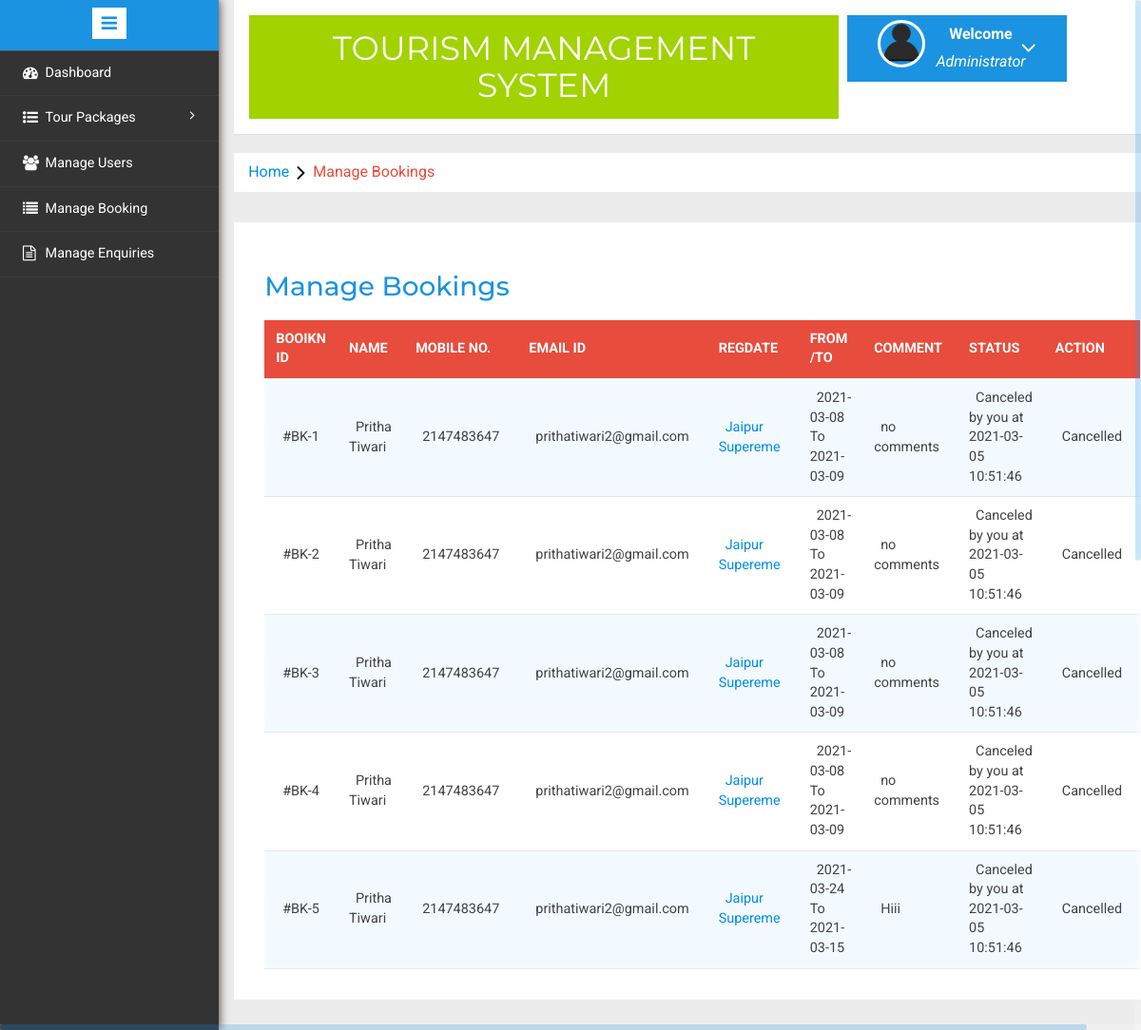
/admin/manage-bookings.php (signed in), run on the app's committed database.
### tables this page shows
CREATE TABLE `tblusers` (
  `FullName` varchar(50) NOT NULL,
  `MobileNumber` int(10) NOT NULL,
  `EmailId` varchar(50) NOT NULL,
  `Password` varchar(50) NOT NULL,
  `ID` int(100) NOT NULL
);

CREATE TABLE `tblbooking` (
  `BookingId` int(11) NOT NULL,
  `PackageId` int(11) NOT NULL,
  `UserEmail` varchar(100) NOT NULL,
  `FromDate` varchar(100) NOT NULL,
  `ToDate` varchar(100) NOT NULL,
  `Comment` mediumtext NOT NULL,
  `RegDate` timestamp NOT NULL DEFAULT current_timestamp(),
  `status` int(11) NOT NULL,
  `CancelledBy` varchar(5) DEFAULT NULL,
  `UpdationDate` timestamp NULL DEFAULT NULL ON UPDATE current_timestamp()
);

CREATE TABLE `tbltourpackages` (
  `PackageName` varchar(50) NOT NULL,
  `PackageType` varchar(50) NOT NULL,
  `PackageLocation` varchar(50) NOT NULL,
  `PackageFetures` varchar(100) NOT NULL,
  `PackagePrice` int(6) NOT NULL,
  `PackageId` int(100) NOT NULL,
  `PackageImage` varchar(50) NOT NULL
);

### admin/manage-bookings.php (the view, shortened to what this page needs)
<?php
include('includes/config.php');
if(strlen($_SESSION['alogin'])==0)
	{
header('location:index.php');
}
else{
	?>
<!DOCTYPE HTML>
<html>
<head>
<link href="css/bootstrap.min.css" rel='stylesheet' type='text/css' />
<link href="css/style.css" rel='stylesheet' type='text/css' />
<link rel="stylesheet" href="css/morris.css" type="text/css"/>
<link href="css/font-awesome.css" rel="stylesheet">
<link rel="stylesheet" type="text/css" href="css/table-style.css" />
<link rel="stylesheet" type="text/css" href="css/basictable.css" />
<link rel="stylesheet" href="css/icon-font.min.css" type='text/css' />
</head>
<body>
   <div class="page-container">
<div class="left-content">
	   <div class="mother-grid-inner">
				<?php include('includes/header.php');?>
				</div>
<ol class="breadcrumb">
                <li class="breadcrumb-item"><a href="index.html">Home</a><i class="fa fa-angle-right"></i>Manage Bookings</li>
            </ol>
<div class="agile-grids">
				<div class="agile-tables">
					<div class="w3l-table-info">
					  <h2>Manage Bookings</h2>
					    <table id="table">
						<thead>
						  <tr>
						  <th>Booikn id</th>
							<th>Name</th>
							<th>Mobile No.</th>
							<th>Email Id</th>
							<th>RegDate </th>
							<th>From /To </th>
							<th>Comment </th>
							<th>Status </th>
							<th>Action </th>
						  </tr>
						</thead>
						<tbody>
<?php $sql = "SELECT tblbooking.BookingId as bookid,tblusers.FullName as fname,tblusers.MobileNumber as mnumber,tblusers.EmailId as email,tbltourpackages.PackageName as pckname,tblbooking.PackageId as pid,tblbooking.FromDate as fdate,tblbooking.ToDate as tdate,tblbooking.Comment as comment,tblbooking.status as status,tblbooking.CancelledBy as cancelby,tblbooking.UpdationDate as upddate from tblusers join  tblbooking on  tblbooking.UserEmail=tblusers.EmailId join tbltourpackages on tbltourpackages.PackageId=tblbooking.PackageId";
$query = $dbh -> prepare($sql);
$query->execute();
$results=$query->fetchAll(PDO::FETCH_OBJ);
$cnt=1;
if($query->rowCount() > 0)
{
foreach($results as $result)
{				?>
						  <tr>
							<td>#BK-<?php echo htmlentities($result->bookid);?></td>
							<td><?php echo htmlentities($result->fname);?></td>
							<td><?php echo htmlentities($result->mnumber);?></td>
							<td><?php echo htmlentities($result->email);?></td>
							<td><a href="update-package.php?pid=<?php echo htmlentities($result->pid);?>"><?php echo htmlentities($result->pckname);?></a></td>
							<td><?php echo htmlentities($result->fdate);?> To <?php echo htmlentities($result->tdate);?></td>
								<td><?php echo htmlentities($result->comment);?></td>
								<td><?php if($result->status==0)
{
echo "Pending";
}
if($result->status==2 and  $result->cancelby=='a')
{
echo "Canceled by you at " .$result->upddate;
}
?></td>
<?php if($result->status==2)
{
	?><td>Cancelled</td>
<?php }?>
						  </tr>
						 <?php $cnt=$cnt+1;} }?>
						</tbody>
					  </table>
					</div>
			</div>
</div>
</div>
						<?php include('includes/sidebarmenu.php');?>
							</div>
</body>
</html>
<?php } ?>

### admin/css/table-style.css (style rules this page uses)
table { background: white; border-collapse: collapse; margin: 1.25em 0 0; width: 100%; }
table tr, table th, table td { border: none; border-bottom: 1px solid #e8e8e8; font-size: .95em; }
table th, table td { padding: 10px 12px; text-align: left; }
table th { background: #e74c3c; color: #fff; text-transform: uppercase; }
table tr td { background: #f3faff; color: #424242; }
table tr:nth-of-type(2n+2) td { background: #ffffff; }
table { width: 100%; }

### data on the page
tblusers: tblbooking.BookingId "1", FullName "Pritha Tiwari", MobileNumber "2147483647", EmailId "prithatiwari2@gmail.com", tbltourpackages.PackageName "Jaipur Supereme", tblbooking.FromDate "2021-03-08", tblbooking.ToDate "2021-03-09", tblbooking.Comment "no comments", tblbooking.UpdationDate "2021-03-05 10:51:46", tblbooking.BookingId "2", tblbooking.BookingId "3", tblbooking.BookingId "4", tblbooking.BookingId "5", tblbooking.FromDate "2021-03-24", tblbooking.ToDate "2021-03-15", tblbooking.Comment "Hiii"
